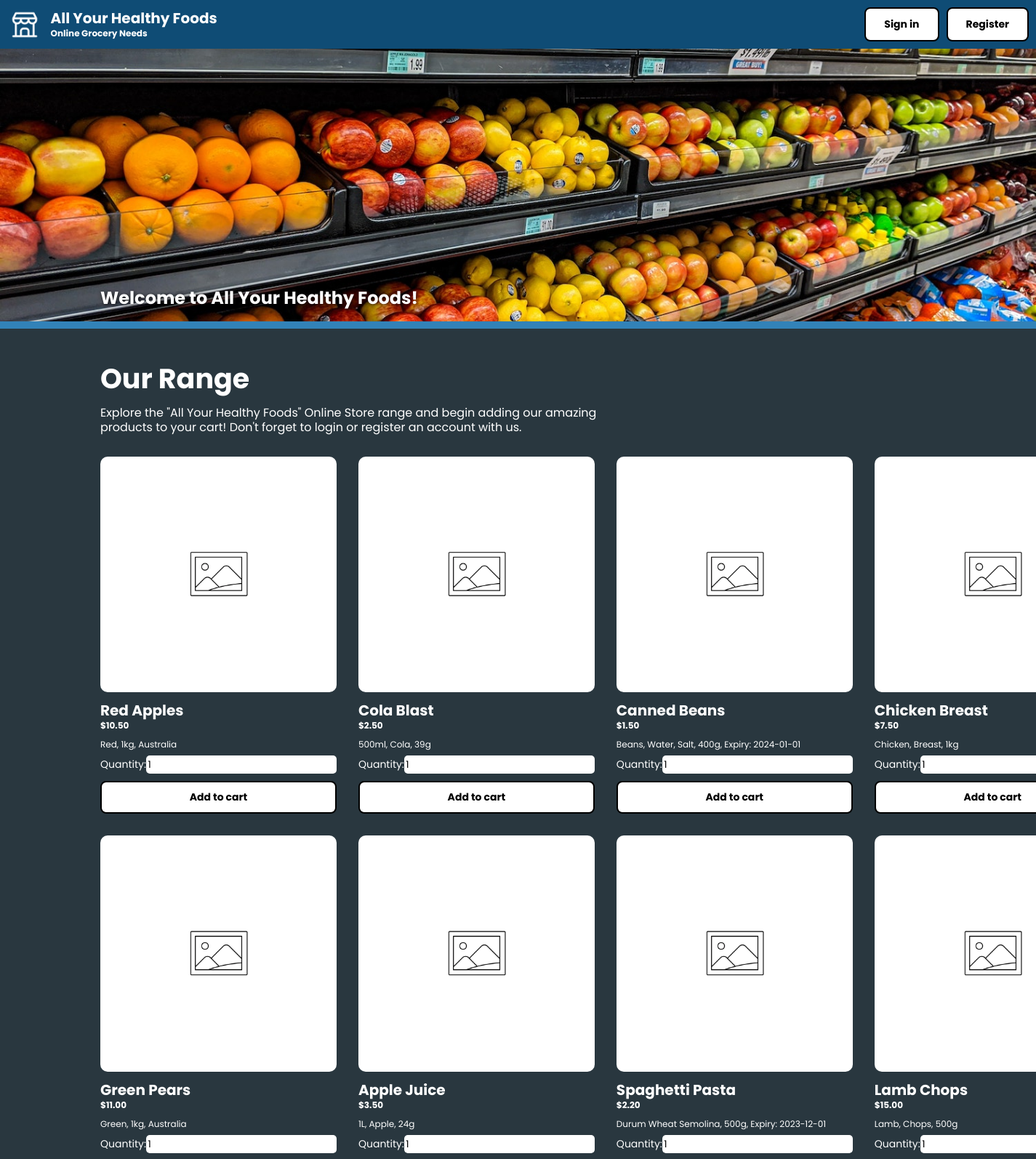
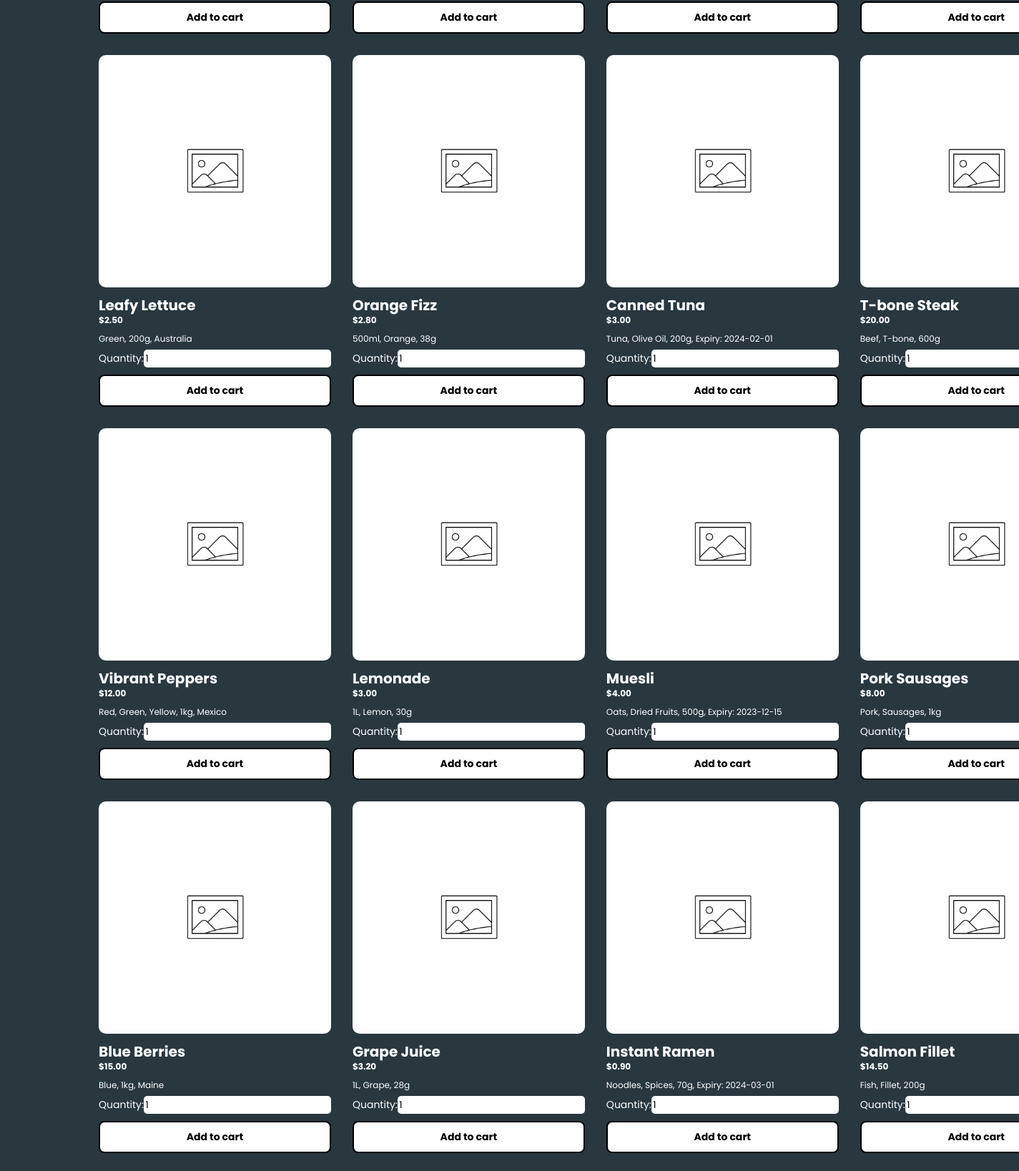
The page / on the database its author committed (2 pictures, top to bottom).
### tables this page shows
CREATE TABLE IF NOT EXISTS `products` (
  `id` int(11) NOT NULL AUTO_INCREMENT,
  `name` varchar(50) NOT NULL,
  `category` varchar(50) DEFAULT NULL,
  `attributes` text NOT NULL,
  `price` float NOT NULL DEFAULT 0,
  `stock` int(11) NOT NULL DEFAULT 0,
  `disabled` int(11) NOT NULL DEFAULT 0,
  PRIMARY KEY (`id`)
) AUTO_INCREMENT = 1;

### assets/php/classes/DatabaseConnector.php (called while the page is built, shortened)
<?php
class DatabaseConnector
{
    private $server;
    private $username;
    private $password;
    private $database;
    private $connection;
    public function __construct($server, $username, $password, $database)
    {
        $this->server = $server;
        $this->username = $username;
        $this->password = $password;
        $this->database = $database;
    }
    private function connect()
    {
        $this->connection = new mysqli($this->server, $this->username, $this->password, $this->database);
    }
    public function executeQuery($query, $params = [])
    {
        $stmt = $this->connection->prepare($query);
        if (!$stmt->execute()) {
            throw new RuntimeException('Query execution failed: ' . $stmt->error);
        }
        return $stmt->get_result();
    }
}

### assets/php/classes/Authentication.php (called while the page is built, shortened)
<?php
class Authentication {
    private $loggedInUser;
    public function __construct(DatabaseConnector $databaseConnector) {
        $this->loggedInUser = $this->checkCurrentUser();
    }
    public function getCurrentUser() {
        return $this->loggedInUser;
    }
    private function checkCurrentUser() {
        return null;
    }
}

### assets/php/classes/ProductFactory.php (called while the page is built, shortened)
<?php
include_once 'FreshProduce.php';
include_once 'AnimalProduct.php';
include_once 'Beverage.php';
include_once 'PackagedFood.php';
class ProductFactory {
    public static function create($id, $name, $category, $attributes, $price, $stock, $disabled): Product {
        switch ($category) {
            case 'Fresh Produce':
                return new FreshProduce($id, $name, $category, $attributes['color'], $attributes['weight'], $attributes['origin'], $price, $stock, $disabled);
            case 'Animal Product':
                return new AnimalProduct($id, $name, $category, $attributes['animalType'], $attributes['cut'], $attributes['weight'], $price, $stock, $disabled);
            case 'Beverage':
                return new Beverage($id, $name, $category, $attributes['size'], $attributes['flavor'], $attributes['sugarContent'], $price, $stock, $disabled);
            case 'Packaged Food':
                return new PackagedFood($id, $name, $category, $attributes['expiryDate'], $attributes['ingredients'], $attributes['weight'], $price, $stock, $disabled);
        }
    }
}

### assets/php/classes/FreshProduce.php (called while the page is built, shortened)
<?php
class FreshProduce implements Product {
    private $id;
    private $name;
    private $color;
    private $weight;
    private $origin;
    private $price;
    public function __construct($id, $name, $category, $color, $weight, $origin, $price, $stock, $disabled) {
        $this->id = $id;
        $this->name = $name;
        $this->color = $color;
        $this->weight = $weight;
        $this->origin = $origin;
        $this->price = $price;
    }
    public function getID() {
        return $this->id;
    }
    public function getName() {
        return $this->name;
    }
    public function getPrice() {
        return $this->price;
    }
    public function getDetails() {
        $details = [];
        if(!empty($this->color)) {
            $details['color'] = $this->color;
        }
        if(!empty($this->weight)) {
            $details['weight'] = $this->weight;
        }
        if(!empty($this->origin)) {
            $details['origin'] = $this->origin;
        }
        return $details;
    }
}

### assets/php/classes/Beverage.php (called while the page is built, shortened)
<?php
class Beverage implements Product {
    private $id;
    private $name;
    private $size;
    private $flavor;
    private $sugarContent;
    private $price;
    public function __construct($id, $name, $category, $size, $flavor, $sugarContent, $price, $stock, $disabled) {
        $this->id = $id;
        $this->name = $name;
        $this->size = $size;
        $this->flavor = $flavor;
        $this->sugarContent = $sugarContent;
        $this->price = $price;
    }
    public function getID() {
        return $this->id;
    }
    public function getName() {
        return $this->name;
    }
    public function getPrice() {
        return $this->price;
    }
    public function getDetails() {
        $details = [];
        if(!empty($this->size)) {
            $details['size'] = $this->size;
        }
        if(!empty($this->flavor)) {
            $details['flavor'] = $this->flavor;
        }
        if(!empty($this->sugarContent)) {
            $details['sugar_content'] = $this->sugarContent;
        }
        return $details;
    }
}

### assets/php/classes/PackagedFood.php (called while the page is built, shortened)
<?php
class PackagedFood implements Product {
    private $id;
    private $name;
    private $expiryDate;
    private $ingredients;
    private $weight;
    private $price;
    public function __construct($id, $name, $category, $expiryDate, $ingredients, $weight, $price, $stock, $disabled) {
        $this->id = $id;
        $this->name = $name;
        $this->expiryDate = $expiryDate;
        $this->ingredients = $ingredients;
        $this->weight = $weight;
        $this->price = $price;
    }
    public function getID() {
        return $this->id;
    }
    public function getName() {
        return $this->name;
    }
    public function getPrice() {
        return $this->price;
    }
    public function getDetails() {
        $details = [];
        if(!empty($this->ingredients)) {
            $details['ingredients'] = $this->ingredients;
        }
        if(!empty($this->weight)) {
            $details['weight'] = $this->weight;
        }
        if(!empty($this->expiryDate)) {
            $details['expiry_date'] = "Expiry: " . $this->expiryDate;
        }
        return $details;
    }
}

### assets/php/classes/AnimalProduct.php (called while the page is built, shortened)
<?php
class AnimalProduct implements Product {
    private $id;
    private $name;
    private $animalType;
    private $cut;
    private $weight;
    private $price;
    public function __construct($id, $name, $category, $animalType, $cut, $weight, $price, $stock, $disabled) {
        $this->id = $id;
        $this->name = $name;
        $this->animalType = $animalType;
        $this->cut = $cut;
        $this->weight = $weight;
        $this->price = $price;
    }
    public function getID() {
        return $this->id;
    }
    public function getName() {
        return $this->name;
    }
    public function getPrice() {
        return $this->price;
    }
    public function getDetails() {
        $details = [];
        if(!empty($this->animalType)) {
            $details['animal_type'] = $this->animalType;
        }
        if(!empty($this->cut)) {
            $details['cut'] = $this->cut;
        }
        if(!empty($this->weight)) {
            $details['weight'] = $this->weight;
        }
        return $details;
    }
}

### assets/php/parts/product/tile.php (the view)
<?php
    global $product_factory, $current_user;
    $product = $product_factory->create(
        $row['id'],
        $row['name'],
        $row['category'],
        json_decode($row['attributes'], true),
        $row['price'],
        $row['stock'],
        $row['disabled']
    );
?>
<div class="product" id="product-<?= $product->getID(); ?>" data-aos="fade-up" data-aos-duration="750">
    <div class="product-image">
        <img src="assets/images/placeholder-image.webp" alt="<?= $product->getName(); ?>">
    </div>
    <div class="product-info">
        <h4><?= $product->getName(); ?></h4>
        <h5>$<?= number_format($product->getPrice(), 2); ?></h5>
        <p><?= ucwords(implode(', ', $product->getDetails())); ?></p>
    </div>
    <div class="product-inputs" data-product-id="<?= $product->getID(); ?>">
        <div class="input-container">
            <label for="product-qty-<?= $product->getID(); ?>">Quantity:</label>
            <input type="number" value="1" step="1" name="product-qty-<?= $product->getID(); ?>" id="product-qty-<?= $product->getID(); ?>">
        </div>
        <button class="btn js-add-item-cart<?= $current_user !== null ? ' logged-in' : "" ?>">Add to cart</button>
    </div>
</div>

### index.php (shortened to what this page needs)
<!DOCTYPE html>
<html lang="en">
<head>
    <?php include('assets/php/parts/meta.php'); ?>
</head>
<body>
    <main>
        <?php include('assets/php/parts/header.php'); ?>
        <?php include('assets/php/parts/hero.php'); ?>
        <div class="shell">
            <div class="section">
                <div class="section-head" data-aos="fade-down" data-aos-duration="750">
                    <h1>Our Range</h1>
                    <p>Explore the "All Your Healthy Foods" Online Store range and begin adding our amazing products to your cart! Don't forget to login or register an account with us.</p>
                </div>
                <div class="product-container">
                    <?php
                        global $database;
                        $products_result = $database->executeQuery("SELECT * FROM `products`");
                        while($row = $products_result->fetch_assoc()) {
                            include 'assets/php/parts/product/tile.php';
                        }
                    ?>
                </div>
            </div>
        </div>
    </main>
</body>
</html>

### assets/php/parts/meta.php (shortened to what this page needs)
<link rel="stylesheet" href="assets/css/main.css">
<link href="https://unpkg.com/aos@2.3.1/dist/aos.css" rel="stylesheet">

### assets/php/parts/header.php (shortened to what this page needs)
<?php
include 'assets/php/classes/DatabaseConnector.php';
include 'assets/php/classes/Authentication.php';
include 'assets/php/classes/ProductFactory.php';
$database = new DatabaseConnector("localhost", "root", "", "ayhf_db");
$authentication = new Authentication($database);
$product_factory = new ProductFactory();
$current_user = $authentication->getCurrentUser();
?>
<header class="header">
    <a class="header-title-section" href="index">
        <img src="assets\images\icons\icon-business.png" alt="All Your Health">
        <div class="header-title-section-text">
            <h4>All Your Healthy Foods</h2>
            <h5>Online Grocery Needs</h5>
        </div>
    </a>
    <div class="header-user-section">
        <?php if($current_user == null) : ?>
            <button class="btn btn-green js-login-popup">Sign in</button>
            <button class="btn btn-green js-register-popup">Register</button>
        <?php endif; ?>
    </div>
</header>

### assets/php/parts/hero.php
<div class="hero">
    <div class="shell">
        <h2>Welcome to All Your Healthy Foods!</h2>
    </div>
</div>

### assets/css/main.css (style rules this page uses)
*, *::after, *::before { padding: 0; margin: 0; box-sizing: border-box; font-family: "Poppins", sans-serif; }
html { background: #29373f; font-size: 10px; color: #ffffff; }
h1 { font-size: 38px; line-height: 38px; }
h2 { font-size: 24px; line-height: 24px; }
h4 { font-size: 20px; line-height: 20px; }
h5 { font-size: 12px; line-height: 12px; }
p { font-size: 10px; line-height: 10px; }
input[type=text], input[type=password], input[type=number] { border-radius: 0.5rem; border: none; padding: 0.25rem; }
.shell { width: 100%; padding: 0 2.5rem; max-width: 1199px; margin-inline: auto; }
.section { margin: 5rem 0 2.5rem; }
.section .section-head p { margin-top: 1.75rem; font-size: 16px; line-height: 20px; width: 100%; max-width: 750px; }
.header { display: flex; justify-content: space-between; background: #0f4c75; position: sticky; z-index: 1; top: 0; }
.header-user-section { display: flex; flex-direction: row; gap: 1rem; padding: 1rem; }
.header-title-section { display: flex; flex-direction: row; align-items: center; gap: 1.5rem; padding: 1.25rem; text-decoration: none !important; }
.header-title-section img { width: 42px; }
.header-title-section .header-title-section-text { display: flex; gap: 0.5rem; flex-direction: column; align-items: flex-start; justify-content: center; color: #ffffff; }
.btn { border: 2px solid #000000; border-radius: 8px; padding: 1rem 2.5rem; cursor: pointer; transition: 0.4s ease; font-weight: bold; display: inline-block; text-decoration: none; background: #ffffff; color: #000000; font-size: 14px; }
.hero { position: relative; background: url(../images/grocery-store-hero.jpg); background-size: cover; background-position: center; height: 385px; border-bottom: 10px solid #3282b8; display: flex; align-items: flex-end; }
.hero h2 { text-shadow: 1px 1px 5px rgba(0, 0, 0, 0.8); margin-bottom: 2rem; }
.product-container { display: grid; grid-template-columns: 1fr 1fr 1fr 1fr; margin-top: 3rem; gap: 3rem; }
.product-container .product { display: flex; flex-direction: column; gap: 1rem; }
.product-container .product .product-image img { width: 100%; border-radius: 10px; }
.product-container .product .product-info { display: flex; flex-direction: column; gap: 0.5rem; }
.product-container .product .product-info p { font-size: 12px; margin-top: 1rem; }
.product-container .product .product-inputs { display: flex; flex-direction: column; gap: 1rem; }
.product-container .product .product-inputs .input-container { font-size: 14px; display: flex; flex-direction: row; justify-content: space-between; align-items: center; }

### rows shown on the page
products: name "Red Apples", price "10.50", Details "Red, 1kg, Australia"
products: name "Cola Blast", price "2.50", Details "500ml, Cola, 39g"
products: name "Canned Beans", price "1.50", Details "Beans, Water, Salt, 400g, Expiry: 2024-01-01"
products: name "Chicken Breast", price "7.50", Details "Chicken, Breast, 1kg"
products: name "Green Pears", price "11.00", Details "Green, 1kg, Australia"
products: name "Apple Juice", price "3.50", Details "1L, Apple, 24g"
products: name "Spaghetti Pasta", price "2.20", Details "Durum Wheat Semolina, 500g, Expiry: 2023-12-01"
products: name "Lamb Chops", price "15.00", Details "Lamb, Chops, 500g"
products: name "Leafy Lettuce", price "2.50", Details "Green, 200g, Australia"
products: name "Orange Fizz", price "2.80", Details "500ml, Orange, 38g"
products: name "Canned Tuna", price "3.00", Details "Tuna, Olive Oil, 200g, Expiry: 2024-02-01"
products: name "T-bone Steak", price "20.00", Details "Beef, T-bone, 600g"
products: name "Vibrant Peppers", price "12.00", Details "Red, Green, Yellow, 1kg, Mexico"
products: name "Lemonade", price "3.00", Details "1L, Lemon, 30g"
products: name "Muesli", price "4.00", Details "Oats, Dried Fruits, 500g, Expiry: 2023-12-15"
products: name "Pork Sausages", price "8.00", Details "Pork, Sausages, 1kg"
products: name "Blue Berries", price "15.00", Details "Blue, 1kg, Maine"
products: name "Grape Juice", price "3.20", Details "1L, Grape, 28g"
products: name "Instant Ramen", price "0.90", Details "Noodles, Spices, 70g, Expiry: 2024-03-01"
products: name "Salmon Fillet", price "14.50", Details "Fish, Fillet, 200g"
